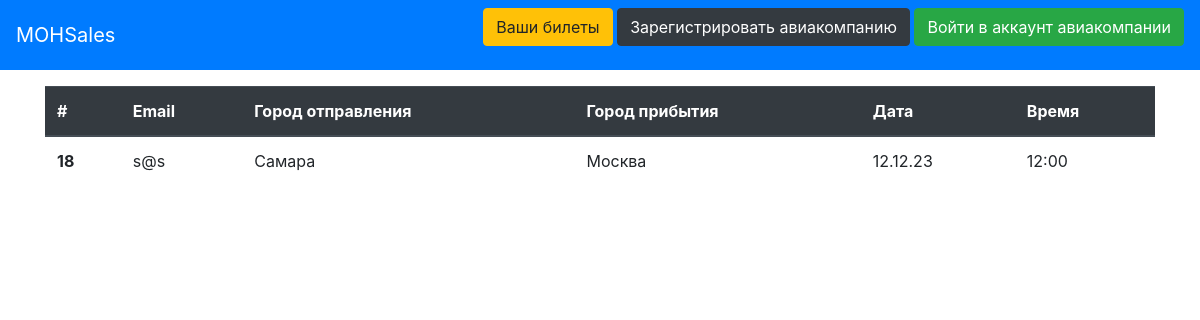
The app's page /bilets, older data.
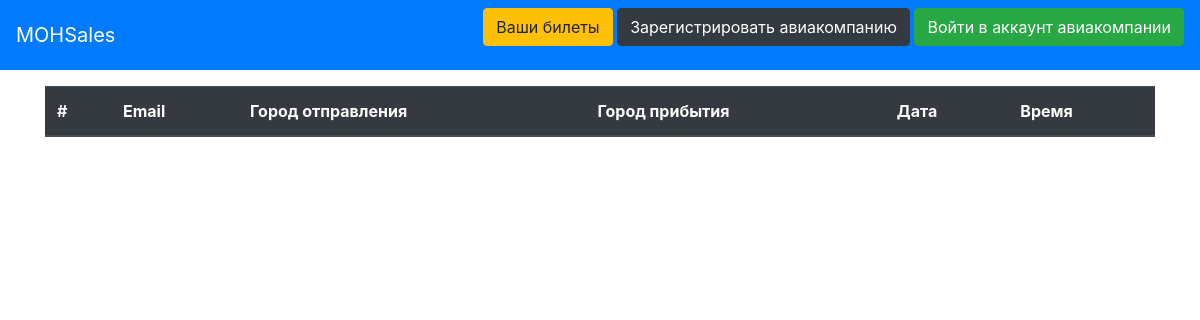
The same page, newer data.
### data/bilets.py (models this page shows)
class Bilets(SqlAlchemyBase, SerializerMixin):
    __tablename__ = 'bilets'
    id = sqlalchemy.Column(sqlalchemy.Integer,
                           primary_key=True, autoincrement=True)
    email = sqlalchemy.Column(sqlalchemy.String, nullable=True)
    city1 = sqlalchemy.Column(sqlalchemy.String, nullable=True)
    city2 = sqlalchemy.Column(sqlalchemy.String, nullable=True)
    date = sqlalchemy.Column(sqlalchemy.String)
    time = sqlalchemy.Column(sqlalchemy.String)

### server.py (the view)
@app.route('/bilets', methods=['GET', 'POST'])
def bilets():
    con = sqlite3.connect("db/blogs.db")
    cur = con.cursor()
    cursor = cur.execute('SELECT id,email,city1,city2,date,time FROM bilets')
    items = cursor.fetchall()
    return render_template('bilets.html', items=items)

### templates/bilets.html (shortened to what this page needs)
{% extends "base.html" %}
{% block content %}
<table class="table">
    <thead class="thead-dark">
    <tr>
        <th>#</th>
        <th>Email</th>
        <th>Город отправления</th>
        <th>Город прибытия</th>
        <th>Дата</th>
        <th>Время</th>
    </tr>
    </thead>
    <tbody>
    {% for item in items %}
    <tr>
        <th scope="row">{{ item[0] }}</th>
        <td>{{ item[1] }}</td>
        <td>{{ item[2] }}</td>
        <td>{{ item[3] }}</td>
        <td>{{ item[4] }}</td>
        <td>{{ item[5] }}</td>
    </tr>
    {% endfor %}
    </tbody>
</table>
{% endblock %}

### templates/base.html (shortened to what this page needs)
<!doctype html>
<html lang="en">
<head>
    <link rel="stylesheet"
          href="https://stackpath.bootstrapcdn.com/bootstrap/4.4.1/css/bootstrap.min.css"
>
</head>
<body>
<header>
    <nav class="navbar sticky-top navbar-dark bg-primary">
        <a class="navbar-brand" href="/">MOHSales</a>
        {% if current_user.is_authenticated %}
        <a class="navbar-brand" href="/logout">Здравствуйте, {{ current_user.name }}</a>
        <a href="flt" class="btn btn-info">Добавить рейс</a>
        {% else %}
        <p>
            <a class="btn btn-warning" href="/bilets">Ваши билеты</a>
            <a class="btn btn-dark" href="/register">Зарегистрировать авиакомпанию</a>
            <a class="btn btn-success" href="/login">Войти в аккаунт авиакомпании</a>
        </p>
        {% endif %}
    </nav>
</header>
<main role="main" class="container">
    {% block content %}{% endblock %}
</main>
</body>
</html>

Row changes from the older to the newer data that the page shows:
removed Bilets: id "18", email "s@s", city1 "Самара", city2 "Москва", date "12.12.23", time "12:00"
